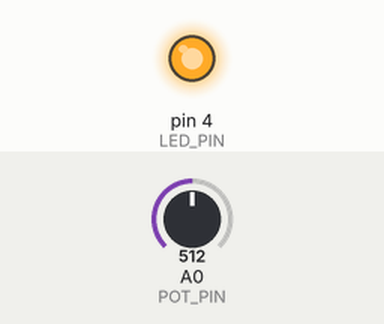
Recording of a sketch running on a simulated Arduino Uno, built with avr-gcc and run on an emulated ATmega328P. Shown: output pins drawn as LEDs (lit = HIGH). The inputs (shaded band) are chosen by the test bench; at power-on: A0 (POT_PIN) = 512.

Above: at 1.8 s.
1.9 s: A0 (POT_PIN) set to 497
At 3.2 s:
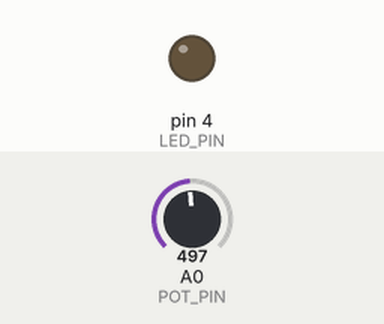
3.5 s: A0 (POT_PIN) set to 716
At 4.9 s:
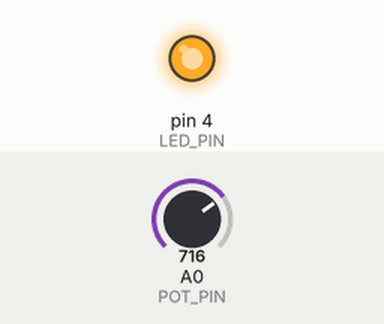
5.5 s: A0 (POT_PIN) set to 511
At 6.5 s:
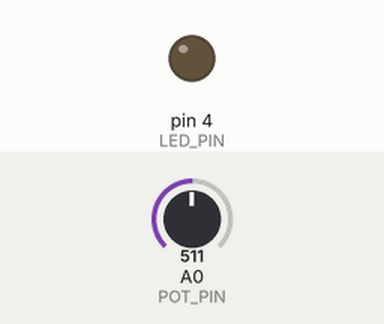
Timing chart, 0 to 8.5 s (numbered marks = the images above; inputs shaded):
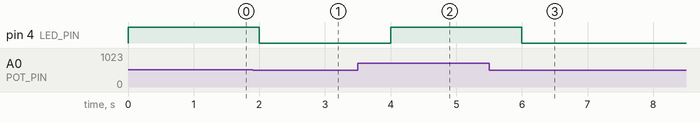

Measured:
- the behaviour switches between 512 and 511 on A0 (POT_PIN) (found by bisection; images 0 and 1)
- after the input at 1.9 s, pin 4 (LED_PIN): HIGH → LOW after 0.10 s
- after the input at 3.5 s, pin 4 (LED_PIN): LOW → HIGH after 0.50 s
- after the input at 5.5 s, pin 4 (LED_PIN): HIGH → LOW after 0.50 s

The sketch:

IR_Reading.ino
```cpp
// Write Program for Pot Reading and control LED
#define POT_PIN A0
#define LED_PIN 4

void setup() {
  pinMode(LED_PIN, OUTPUT);
}

void loop() {
  int potValue = analogRead(POT_PIN);
  analogWrite(LED_PIN, potValue/4);
  delay(1000);
}
```
